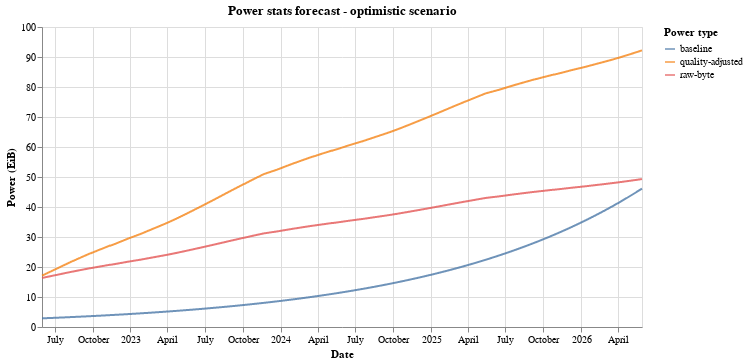

Notebook source saved alongside this figure:
### Markdown cell above
#### Plot results

### Code cell
source = df[["date", "total_power", "power_type"]]
source["total_power"] = source["total_power"]/1024.0
source = pd.concat([source, baseline_df])

alt.Chart(source).mark_line(opacity=0.8).encode(
    x=alt.X('date:T', title="Date"),
    y=alt.Y('total_power:Q', title="Power (EiB)"),
    color=alt.Color('power_type:N', legend=alt.Legend(title="Power type"))
).properties(
    width=600, height=300, title="Power stats forecast - optimistic scenario"
)

### Figure 1 — Vega-Lite specification as saved in the notebook (floating-point values rounded to 4 significant figures; data arrays with more than 128 entries replaced by an {"elided": "..."} marker saying what was removed)
{"$schema": "https://vega.github.io/schema/vega-lite/v4.17.0.json", "config": {"view": {"continuousHeight": 300, "continuousWidth": 400}}, "data": {"name": "data-89abe529518a72ff2b8089f1a8a06e2f"}, "datasets": {"data-89abe529518a72ff2b8089f1a8a06e2f": {"elided": "4380 records"}}, "encoding": {"color": {"field": "power_type", "legend": {"title": "Power type"}, "type": "nominal"}, "x": {"field": "date", "title": "Date", "type": "temporal"}, "y": {"field": "total_power", "title": "Power (EiB)", "type": "quantitative"}}, "height": 300, "mark": {"opacity": 0.8, "type": "line"}, "title": "Power stats forecast - optimistic scenario", "width": 600}
